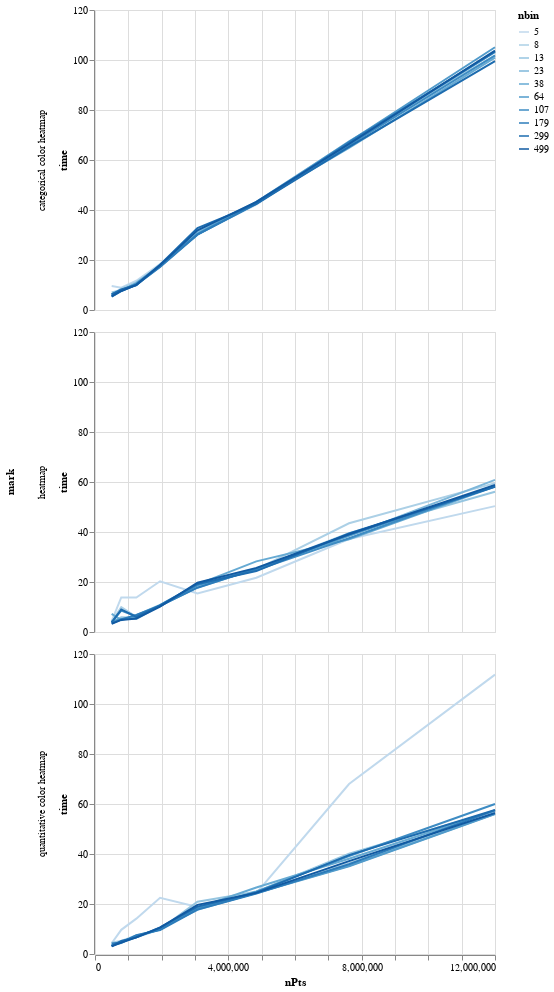

The notebook cell saved with this chart:
### Code cell
alt.Chart(df).mark_line().encode(
    y = "time",
    x = "nPts",
    color = alt.Color("nbin",type="ordinal"),
    row="mark"
)

### Figure 1 — Vega-Lite specification as saved in the notebook (floating-point values rounded to 4 significant figures; data arrays with more than 128 entries replaced by an {"elided": "..."} marker saying what was removed)
{"config": {"view": {"continuousWidth": 400, "continuousHeight": 300}}, "data": {"name": "data-8982c99b659554eadf4a660acd9918cb"}, "mark": "line", "encoding": {"color": {"type": "ordinal", "field": "nbin"}, "row": {"type": "nominal", "field": "mark"}, "x": {"type": "quantitative", "field": "nPts"}, "y": {"type": "quantitative", "field": "time"}}, "$schema": "https://vega.github.io/schema/vega-lite/v4.8.1.json", "datasets": {"data-8982c99b659554eadf4a660acd9918cb": {"elided": "240 records"}}}
